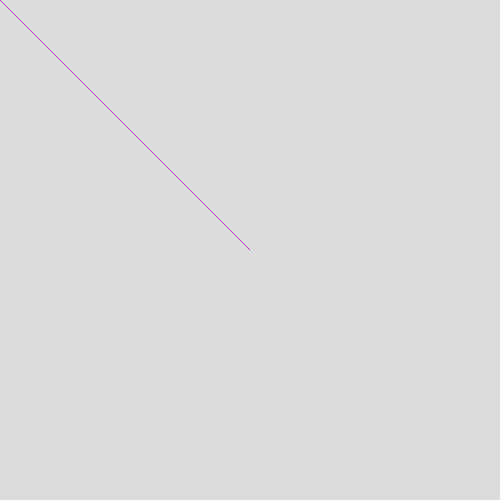
Frame 1 (no input)
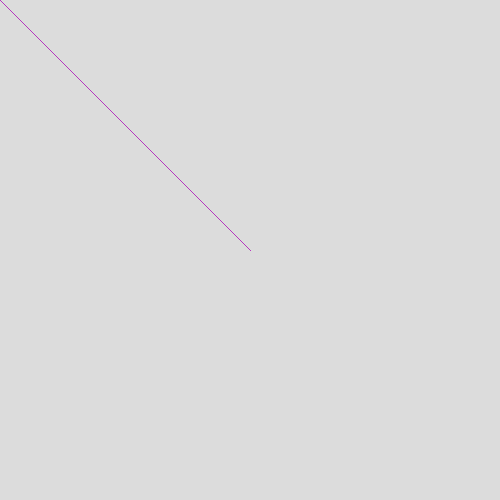
Frame 60 (no input)
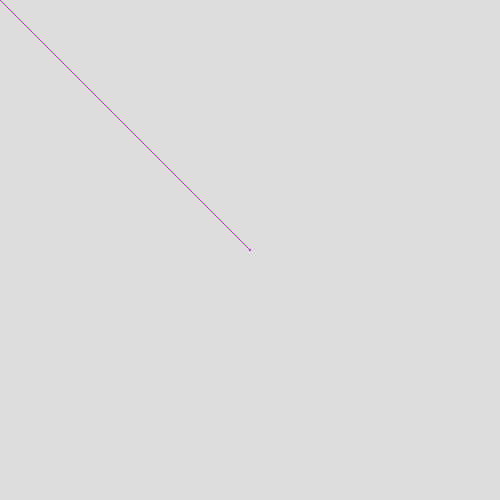
Frame 120 (the mouse pressed at the canvas centre since frame 60)

The p5.js sketch that drew these frames (run headless with seeded random() and noise() and a simulated clock; from frame 60 on, the mouse is pressed at the canvas centre):

// p5.js sketch
// ── sketch.js
let r,g,b;

function setup() {
  createCanvas(500, 500);
  background(220, 220, 220);
   ranRGB()
}

function draw() {
  stroke(r, g , b )
  line(250,250, mouseX, mouseY)
}

function mouseClicked() {
 clear()
  
  background(220,220,220)
 ranRGB()
}

function ranRGB(){
  r = random(0,255)
  g = random(0,255)
  b = random(0,255)
}
